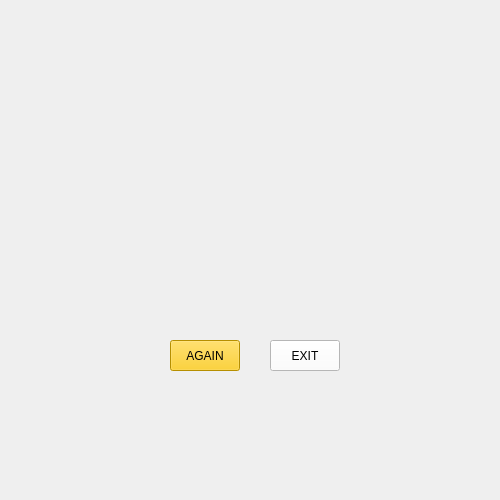
<?xml version="1.0" encoding="UTF-8"?>
<ui version="4.0">
 <class>vitoria</class>
 <widget class="QWidget" name="vitoria">
  <property name="geometry">
   <rect>
    <x>0</x>
    <y>0</y>
    <width>500</width>
    <height>500</height>
   </rect>
  </property>
  <property name="maximumSize">
   <size>
    <width>500</width>
    <height>500</height>
   </size>
  </property>
  <property name="windowTitle">
   <string>Form</string>
  </property>
  <widget class="QLabel" name="tela_vitoria">
   <property name="geometry">
    <rect>
     <x>0</x>
     <y>0</y>
     <width>500</width>
     <height>500</height>
    </rect>
   </property>
   <property name="maximumSize">
    <size>
     <width>1080</width>
     <height>1080</height>
    </size>
   </property>
   <property name="text">
    <string/>
   </property>
   <property name="pixmap">
    <pixmap>img/tela_vencedor.jpg</pixmap>
   </property>
   <property name="scaledContents">
    <bool>true</bool>
   </property>
  </widget>
  <widget class="QPushButton" name="btn_again">
   <property name="geometry">
    <rect>
     <x>170</x>
     <y>340</y>
     <width>70</width>
     <height>31</height>
    </rect>
   </property>
   <property name="maximumSize">
    <size>
     <width>70</width>
     <height>70</height>
    </size>
   </property>
   <property name="cursor">
    <cursorShape>PointingHandCursor</cursorShape>
   </property>
   <property name="styleSheet">
    <string notr="true">
color: rgb(0, 0, 0);
font: 75 16pt &quot;Terminal&quot;;
background-color:  rgb(255, 200, 0);
</string>
   </property>
   <property name="text">
    <string>AGAIN</string>
   </property>
   <property name="iconSize">
    <size>
     <width>70</width>
     <height>70</height>
    </size>
   </property>
  </widget>
  <widget class="QPushButton" name="btn_exit">
   <property name="geometry">
    <rect>
     <x>270</x>
     <y>340</y>
     <width>70</width>
     <height>31</height>
    </rect>
   </property>
   <property name="maximumSize">
    <size>
     <width>70</width>
     <height>70</height>
    </size>
   </property>
   <property name="cursor">
    <cursorShape>PointingHandCursor</cursorShape>
   </property>
   <property name="styleSheet">
    <string notr="true">color: rgb(0, 0, 0);
font: 75 16pt &quot;Terminal&quot;;
background-color: rgb(255, 255, 255);
</string>
   </property>
   <property name="text">
    <string>EXIT</string>
   </property>
   <property name="iconSize">
    <size>
     <width>70</width>
     <height>70</height>
    </size>
   </property>
  </widget>
 </widget>
 <resources/>
 <connections/>
</ui>
